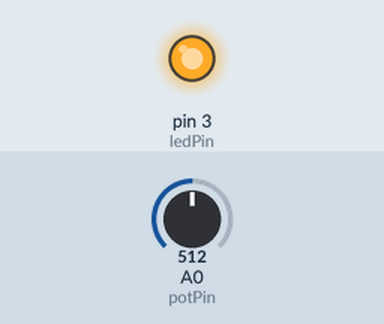
A sketch run on a simulated Arduino Uno, built with avr-gcc and run on an emulated ATmega328P. Shown: output pins drawn as LEDs (lit = HIGH). Inputs (shaded band) come from the test bench; at power-on: A0 (potPin) = 512.

Above: at 2.8 s.
2.9 s: A0 (potPin) set to 0
5.6 s: A0 (potPin) set to 122
At 5.96 s:
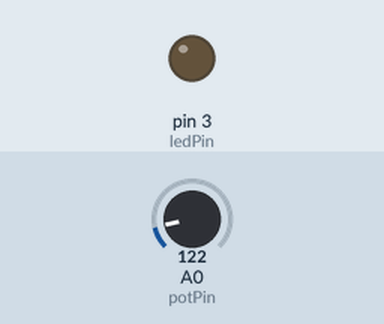
Timing chart, 0 to 15.1 s (numbered marks = the images above; inputs shaded):
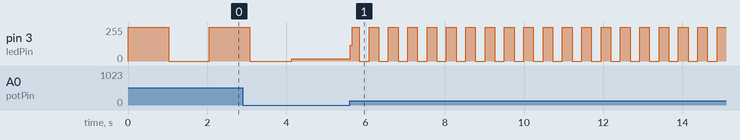

The sketch:

PotenciometroLedTemporizador.ino
```cpp
int potPin = A0;
int ledPin = 3;
int val = 0;

void setup() {
  pinMode(potPin, INPUT);
  pinMode(ledPin, OUTPUT);
}

void loop() {

  val = analogRead(potPin);    // ler o valor do potenciômetro
  digitalWrite(ledPin, HIGH);  // ligar o ledPin
  delay(val*2);                  // pausar o programa por algum tempo
  digitalWrite(ledPin, LOW);   // desligar o ledPin
  delay(val*2);

}
```

Measured:
- after the input at 5.6 s, pin 3 (ledPin): 18/255 → 117/255 at once, then moves between 0/255 and 255/255, repeating every 0.49 s
